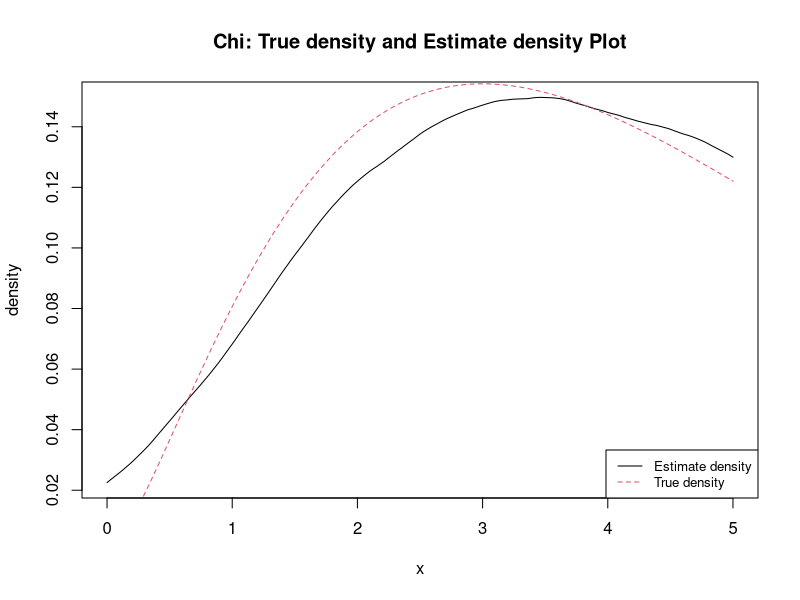
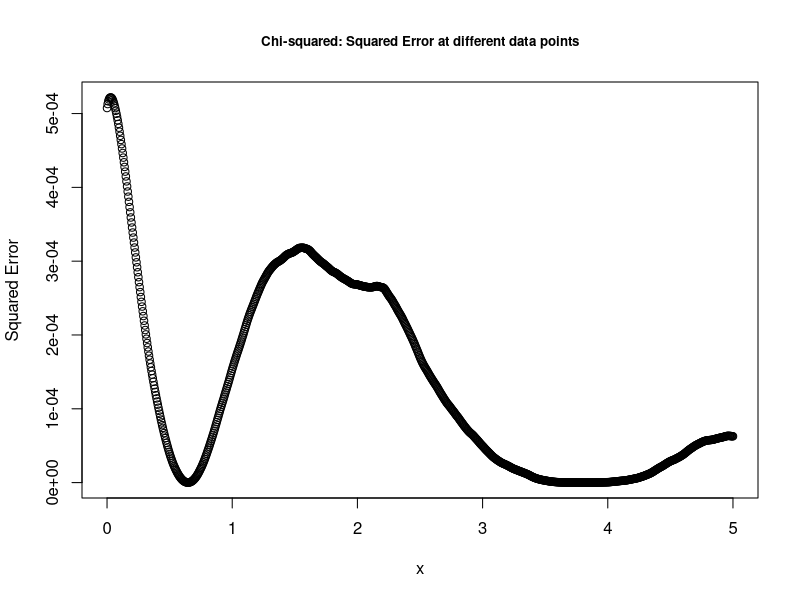
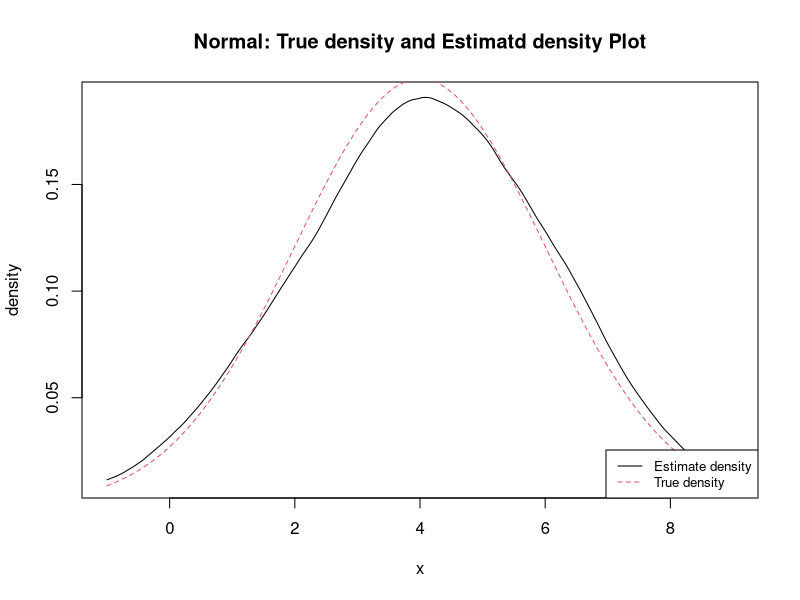
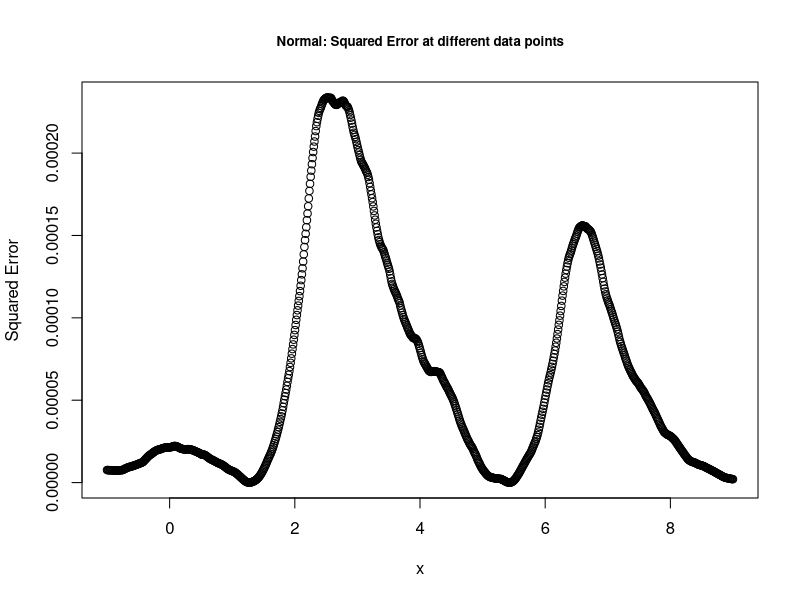
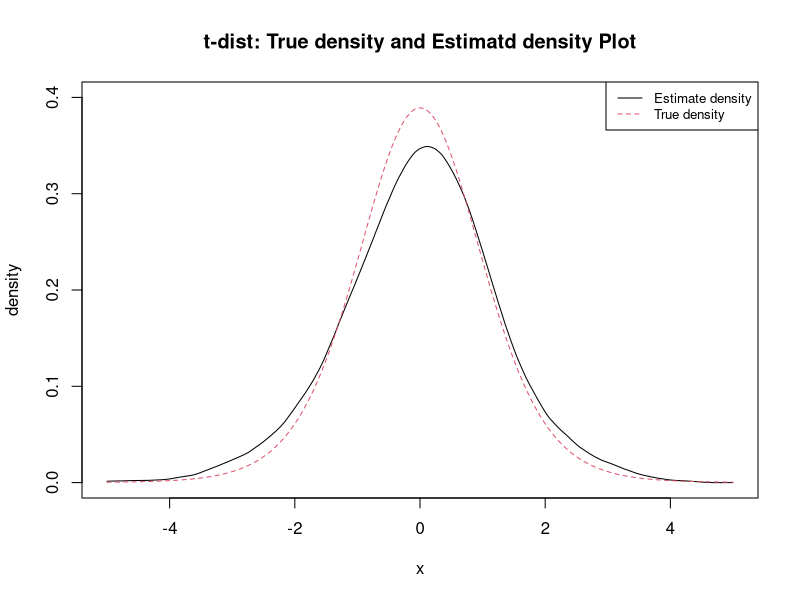
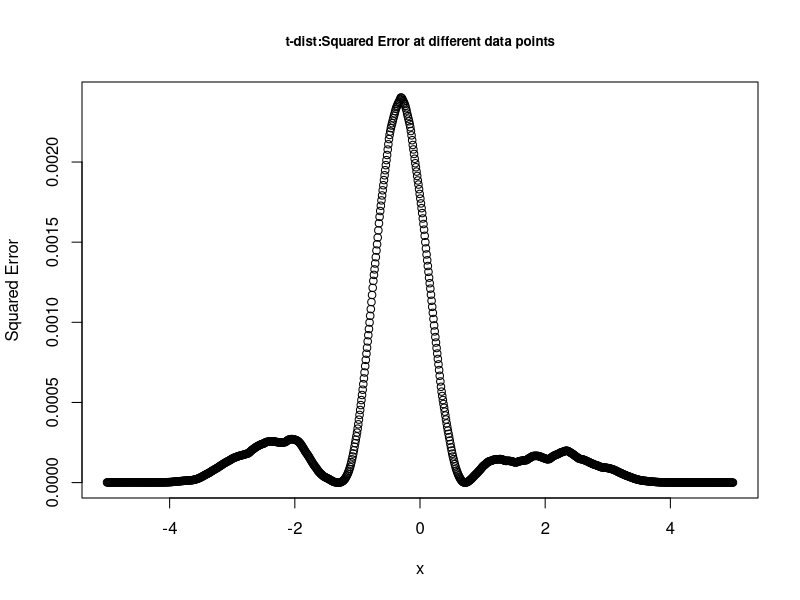
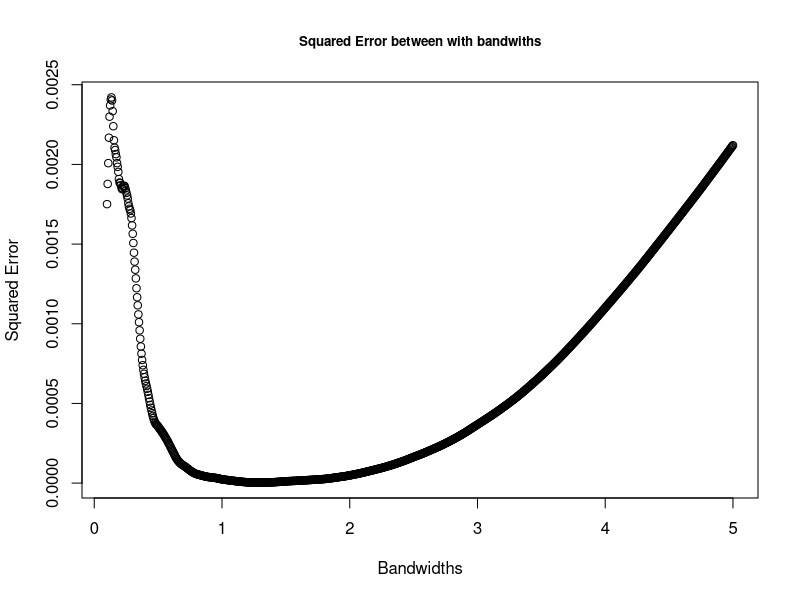
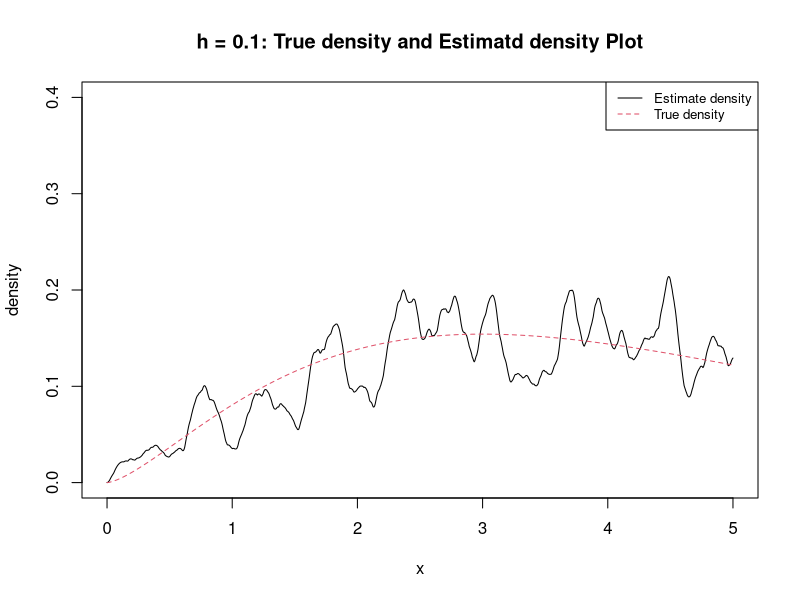

R code for these plots, in order:
## ---- chunk 1
# Inputs: x, a numeric vector; h a numeric value
#         giving the bandwidth
# Output: value of the Epanechnikov kernel
kernel_epan <- function(x, h = 1) {
  x <- x / h
  ran <- as.numeric(abs(x) <= 1)
  val <- ((3/4) * ( 1 - x^2 ) * ran) / h
  return(val)
}

# Inputs: x training vector;
#         x_new numeric vector for calculating the kernel density estimate
#         h numeric giving the bandwidth
# Output: the Epanechnikov kernel density estimate for x_new
kernel_density <- function(x, x_new, h) {
    w <- kernel_epan(abs(x_new - x), h = h)
    f_new <- mean(w)
    return(f_new)
}
## ---- chunk 2
# Visually test how this performs for some hand constructed datasets and bandwidths
N <- 1000
set.seed(1995)
x <- rchisq(N, df = 5)
bwidths <- 1.5
mse <- rep(NA_real_, N)
x_new = seq(0, 5, length.out = N)
y_new = dchisq(x_new, df = 5)
f_new = c()

## Evaluate the kernel estimate at different data points with the same bandwith h = 1.5
for (k in 1:N) {
  f_new[k] <- kernel_density(x, x_new[k], bwidths)
  mse[k] <- (f_new[k] - y_new[k])^2
}

## Plot the True density curve and Estimated density curve
plot(x_new, f_new, type = 'l', main = 'Chi: True density and Estimate density Plot',
     xlab = 'x', ylab = 'density')
lines(x_new, y_new, lty = 2, col = 2)
legend("bottomright", c("Estimate density", "True density"), col = 1:2, lty = 1:2, cex = 0.8)
## Plot the Squared Error between estimate density and true density
plot(x_new, mse, 
     ylab = "Squared Error", 
     xlab = "x")
title(main = 
        list('Chi-squared: Squared Error at different data points', 
             cex = 0.8))

## ---- chunk 3
# Visually test how this performs for some hand constructed datasets and bandwidths
N <- 1000
set.seed(1995)
x <- rnorm(N, 4, 2)
bwidths <- 1.5
mse <- rep(NA_real_, N)
x_new = seq(-1, 9, length.out = N)
y_new = dnorm(x_new, 4, 2)
f_new = c()

## Evaluate the kernel estimate at different data points with the same bandwith h = 1.5
for (k in 1:N) {
  f_new[k] <- kernel_density(x, x_new[k], bwidths)
  mse[k] <- (f_new[k] - y_new[k])^2
}

## Plot the True density curve and Estimated density curve
plot(x_new, f_new, type = 'l', main = 'Normal: True density and Estimatd density Plot',
     xlab = 'x', ylab = 'density')
lines(x_new, y_new, lty = 2, col = 2)
legend("bottomright", c("Estimate density", "True density"), col = 1:2, lty = 1:2, cex = 0.8)
## Plot the Squared Error between estimate density and true density
plot(x_new, mse, 
     ylab = "Squared Error", 
     xlab = "x")
title(main = 
        list('Normal: Squared Error at different data points', 
             cex = 0.8))

## ---- chunk 4
# Visually test how this performs for some hand constructed datasets and bandwidths
N <- 1000
set.seed(1995)
x <- rt(N, 10)
bwidths <- 1
mse <- rep(NA_real_, N)
x_new = seq(-5, 5, length.out = N)
y_new = dt(x_new, 10)
f_new = c()

## Evaluate the kernel estimate at different data points with the same bandwith h = 1.0
for (k in 1:N) {
  f_new[k] <- kernel_density(x, x_new[k], bwidths)
  mse[k] <- (f_new[k] - y_new[k])^2
}

## Plot the True density curve and Estimated density curve
plot(x_new, f_new, type = 'l', main = 't-dist: True density and Estimatd density Plot',
     xlab = 'x', ylab = 'density', ylim = c(0, 0.4))
lines(x_new, y_new, lty = 2, col = 2)
legend("topright", c("Estimate density", "True density"), col = 1:2, lty = 1:2, cex = 0.8)
## Plot the Squared Error between estimate density and true density
plot(x_new, mse, 
     ylab = "Squared Error", 
     xlab = "x")
title(main = 
        list('t-dist:Squared Error at different data points', 
             cex = 0.8))
## ---- chunk 5
## Evaluate the kernel estimate on different bandwidths
N <- 1000
set.seed(1995)
x <- rchisq(N, df = 5)
bwidths <- seq(0.1, 5, length.out = N)
mse <- rep(NA_real_, N)
x_new = rchisq(1, df = 5)
y_new = dchisq(x_new, df = 5)
f_new = c()
for (k in 1:N) {
  f_new[k] <- kernel_density(x, x_new, bwidths[k])
  mse[k] <- (f_new[k] - y_new)^2
}
plot(bwidths, mse, 
     ylab = "Squared Error", 
     xlab = "Bandwidths")
title(main = 
        list('Squared Error between with bandwiths', 
             cex = 0.8))
best_h <- bwidths[which.min(mse)]
f_best <- kernel_density(x, x_new, best_h)
paste0("The best bandwidth is ", round(best_h, 2), ", the estimate density is ", round(f_best, 4),
       " and the true density is ",round(y_new, 4))

x_new = seq(0, 5, length.out = N)
y_new = dchisq(x_new, df = 5)
## Evaluate the kernel estimate at different bandwith h = 0.1
for (k in 1:N) {
  f_new[k] <- kernel_density(x, x_new[k], bwidths[1])
}

## Plot the True density curve and Estimated density curve
plot(x_new, f_new, type = 'l', main = 'h = 0.1: True density and Estimatd density Plot',
     xlab = 'x', ylab = 'density', ylim = c(0, 0.4))
lines(x_new, y_new, lty = 2, col = 2)
legend("topright", c("Estimate density", "True density"), col = 1:2, lty = 1:2, cex = 0.8)



## Evaluate the kernel estimate at different bandwith h = 0.1
for (k in 1:N) {
  f_new[k] <- kernel_density(x, x_new[k], 1)
}

## Plot the True density curve and Estimated density curve
plot(x_new, f_new, type = 'l', main = 'h = 1: True density and Estimatd density Plot',
     xlab = 'x', ylab = 'density', ylim = c(0, 0.4))
lines(x_new, y_new, lty = 2, col = 2)
legend("topright", c("Estimate density", "True density"), col = 1:2, lty = 1:2, cex = 0.8)



## Evaluate the kernel estimate at different bandwith h = 5
for (k in 1:N) {
  f_new[k] <- kernel_density(x, x_new[k], 5)
}

## Plot the True density curve and Estimated density curve
plot(x_new, f_new, type = 'l', main = 'h = 5: True density and Estimatd density Plot',
     xlab = 'x', ylab = 'density', ylim = c(0, 0.4))
lines(x_new, y_new, lty = 2, col = 2)
legend("topright", c("Estimate density", "True density"), col = 1:2, lty = 1:2, cex = 0.8)

## ---- chunk 6
# Check current KKT conditions for regression vector.
#
# Inputs:
#     X: A numeric data matrix.
#     y: Response vector.
#     b: Current value of the regression vector.
#     lambda: The penalty term.
#
# Outputs:
#     A logical vector indicating where the KKT conditions have
#     been violated by the variables that are currently zero.
casl_lenet_check_kkt <-function(X, y, b, lambda){
  resids <- y - X %*% b
  s <- apply(X, 2, function(xj) crossprod(xj, resids)) /
             lambda / nrow(X)
  s <- round(s, 2)
  # Return a vector indicating where the KKT conditions have
# been violated by the current variables.
  val <- c()
  for (i in 1:length(b)){
    if(b[i] == 0){
      val[i] <- (abs(s[i]) >= 1)
    }
    if(b[i] > 0){
      val[i] <- (s[i] != 1)
    }
    if(b[i] < 0){
      val[i] <- (s[i] != -1)
    }
  }
  return(val)
}
## ---- chunk 7
n <- 100
p <- 50
X <- matrix(rnorm(n * p), ncol = p)
beta <- c(rnorm(10), rep(0, p - 10))
y <- X %*% beta + rnorm(n = n, sd = 0.1)

library(glmnet)
fit <- glmnet(X, y , lambda = 0.1, standardize = F, intercept = F)
beta_glmnet <- as.vector(coefficients(fit))[-1]
which(beta_glmnet != 0)
## ---- chunk 8
# active_set <- which(beta_glmnet != 0)
# casl_lenet_check_kkt(X[, active_set], y, beta_glmnet[active_set], lambda=0.1)
casl_lenet_check_kkt(X, y, beta_glmnet, lambda=0.1)
## ---- chunk 9
beta_glmnet[c(1, 3)] = 0
beta_glmnet[29] = rnorm(1)
casl_lenet_check_kkt(X, y, beta_glmnet, lambda=0.1)
